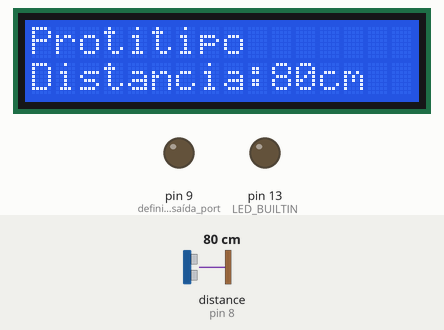
Simulated run of this sketch. Board: Arduino Uno, built with avr-gcc and run on an emulated ATmega328P. Parts: 16×2 character LCD, output pins drawn as LEDs (lit = HIGH). Wiring (inferred from the names in the program): ultrasonic range finder: trigger pin 8; echo pin 8. The inputs (shaded band) are chosen by the test bench; at power-on: distance to the obstacle (sensor on pin 8) 80 cm. The echo pulse lasts 58.3 µs per cm; what the sketch prints to the serial monitor is not drawn.

Above: at 1.2 s.
1.3 s: distance to the obstacle (sensor on pin 8) set to 33 cm
At 2.9 s:
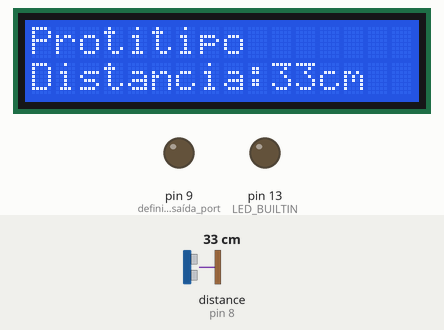
5.5 s: distance to the obstacle (sensor on pin 8) set to 30 cm
At 9.2 s:
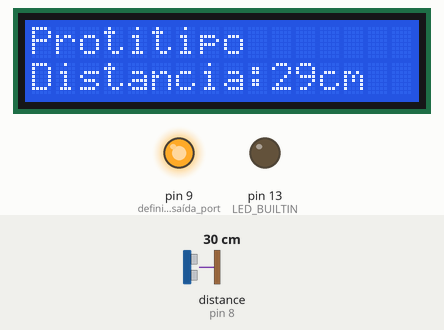
9.5 s: distance to the obstacle (sensor on pin 8) set to 2 cm
At 11.3 s:
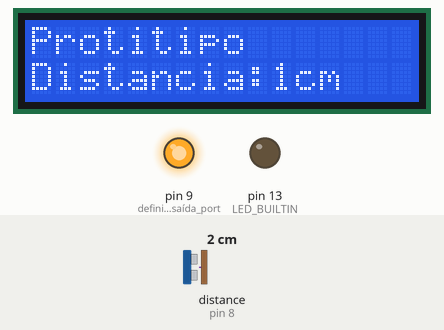
Timing chart, 0 to 12.8 s (numbered marks = the images above; inputs shaded):
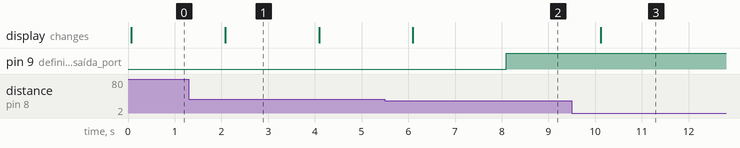

The sketch:

sprint1_1.ino
```cpp
//Chamando a biblioteca do LCD
#include <LiquidCrystal.h>

LiquidCrystal lcd(12, 11, 10, 5, 4, 3, 2); // Portas do LCD

void setup()
{
  pinMode(LED_BUILTIN, OUTPUT);
  pinMode(8, INPUT); // definindo como entrada porta 8
  Serial.begin(9600);
  lcd.begin(16,2); //Ligando o LCD
  pinMode(9, OUTPUT); // definindo como saída porta 9
}

void loop()
{
  // Código para transformar o sinal sensor 1 em centimetros
  long duration, cm;
  pinMode(8, OUTPUT);
  digitalWrite(8, LOW);
  delayMicroseconds(2);
  digitalWrite(8, HIGH);
  delayMicroseconds(5);
  digitalWrite(8, LOW);

  pinMode(8, INPUT);
  duration = pulseIn(8, HIGH);

  cm = microsecondsToCentimeters(duration);

  // Print no serial da distancia em centimetros
  Serial.print("Distancia: ");
  Serial.print(cm);
  Serial.print("CM");
  Serial.println();

   // Print da distancia no visor
  lcd.clear();
  lcd.setCursor(0,0);
  lcd.print("Protitipo");
  lcd.setCursor(0,1);
  lcd.print("Distancia:");
  lcd.print(cm);
  lcd.print("cm");
  delay(2000);

  if (cm < 30) { // Caso distancia seja menor que 30cm
  	digitalWrite(9, HIGH); // Sinal 1 para porta 9
  }

  else {				   // Caso contrario
  	digitalWrite(9, LOW);  // Sinal 0 para porta 9
  }
}

long microsecondsToCentimeters(long microseconds) {
  return microseconds / 29 / 2;
  }
```

Measured:
- the behaviour switches between 31 and 30 cm on distance to the obstacle (sensor on pin 8) (found by bisection; images 1 and 2)
- after the input at 1.3 s, the display: changes after 0.78 s (image 1)
- after the input at 5.5 s, pin 9 (definindo_como_saída_port): LOW → HIGH after 2.6 s; the display: changes after 0.60 s (image 2)
- after the input at 9.5 s, the display: changes after 0.61 s (image 3)
- what the display in image 1 shows lasts 2.0 s, from 2.1 s to 4.1 s
